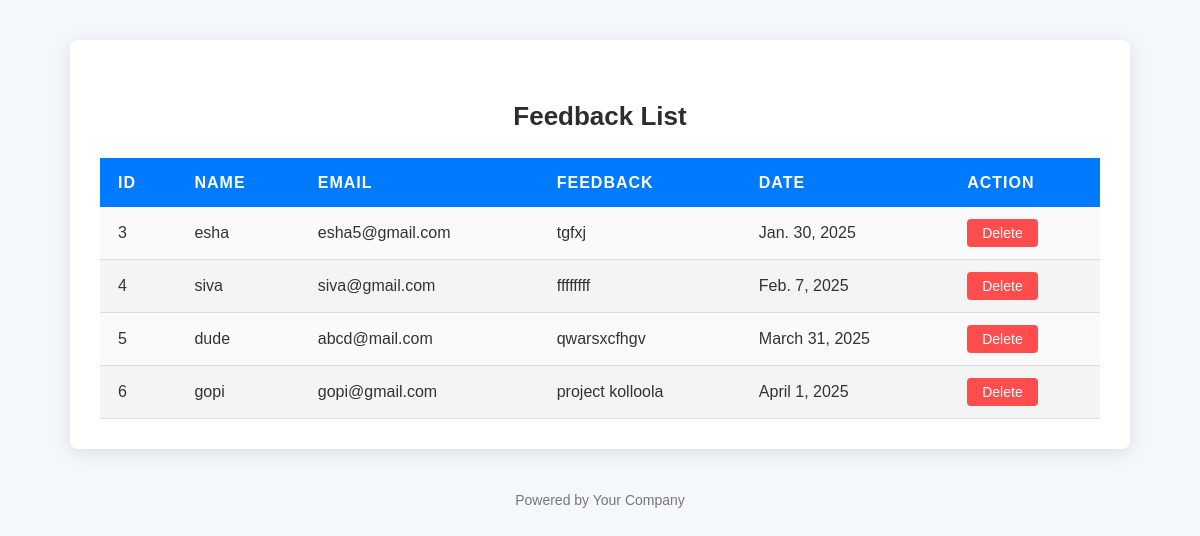
/feedbacklist/, run on the app's committed database.
### resume_app/models.py (models this page shows, shortened)
class Feedback(models.Model):
    name = models.CharField(max_length=150)
    email = models.EmailField(max_length=254, unique=True)
    feedback = models.TextField(max_length=250) # Type of feedback
    rating = models.IntegerField(null=True, blank=True)  # Rating value (1-5)
    date = models.DateField(auto_now=True)

### resume_app/views.py (the view)
# urls.py: path('feedbacklist/',views.feedbacklist,name='feedbacklist'),
def feedbacklist(request):
    feedbacks=models.Feedback.objects.all()
    return render(request,'feedbacklist.html',{'feedbacks':feedbacks})

### resume_app/templates/feedbacklist.html (shortened to what this page needs)
<!DOCTYPE html>
<html lang="en">
<head>
</head>
<body>
    <div class="container">
        <h3>Feedback List</h3>
        <table>
            <thead>
                <tr>
                    <th>ID</th>
                    <th>Name</th>
                    <th>Email</th>
                    <th>Feedback</th>
                    <th>Date</th>
                    <th>Action</th>
                </tr>
            </thead>
            <tbody>
                {% for feedback in feedbacks %}
                    <tr>
                        <td>{{ feedback.id }}</td>
                        <td>{{ feedback.name }}</td>
                        <td>{{ feedback.email }}</td>
                        <td>{{ feedback.feedback }} </td>
                        <td>{{ feedback.date }}</td>
                        <td>
                            <a href="/delete_feedback/{{ feedback.id }}">
                                <button class="delete-button">Delete</button>
                            </a>
                        </td>
                    </tr>
                {% endfor %}
            </tbody>
        </table>
    </div>
    <div class="footer">
        <p>Powered by Your Company</p>
    </div>
</body>
</html>

### resume_app/templates/feedbacklist.html (style rules this page uses)
body, h1, table { margin: 0; padding: 0; box-sizing: border-box; }
body { font-family: 'Arial', sans-serif; background-color: #f4f7fc; color: #333; line-height: 1.6; }
.container { max-width: 1000px; margin: 40px auto; background-color: #fff; border-radius: 8px; box-shadow: 0 4px 20px rgba(0, 0, 0, 0.1); padding: 30px; }
h3 { font-size: 26px; color: #2d2d2d; text-align: center; margin-bottom: 20px; font-weight: 600; }
table { width: 100%; border-collapse: collapse; margin-top: 20px; }
th, td { padding: 12px 18px; text-align: left; }
th { background-color: #007BFF; color: white; font-weight: bold; text-transform: uppercase; letter-spacing: 1px; }
td { background-color: #fafafa; border-bottom: 1px solid #ddd; }
tr:nth-child(even) td { background-color: #f4f4f4; }
.delete-button { padding: 6px 15px; background-color: #ff4d4d; color: white; border: none; border-radius: 4px; cursor: pointer; font-size: 14px; transition: background-color 0.3s ease; }
.footer { text-align: center; font-size: 14px; color: #777; margin-top: 40px; }

### data on the page
Feedback: id "3", name "esha", email "esha5@gmail.com", feedback "tgfxj", date "Jan. 30, 2025"
Feedback: id "4", name "siva", email "siva@gmail.com", feedback "ffffffff", date "Feb. 7, 2025"
Feedback: id "5", name "dude", email "abcd@mail.com", feedback "qwarsxcfhgv", date "March 31, 2025"
Feedback: id "6", name "gopi", email "gopi@gmail.com", feedback "project kolloola", date "April 1, 2025"
